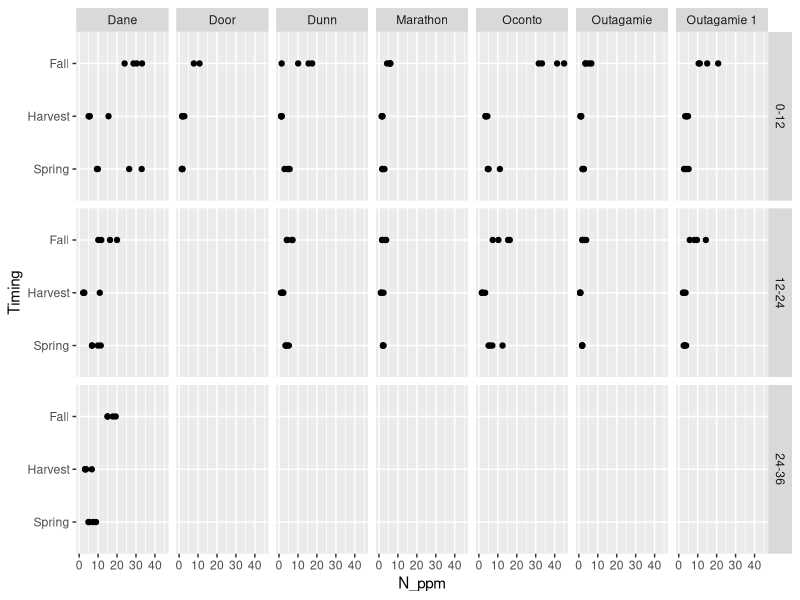
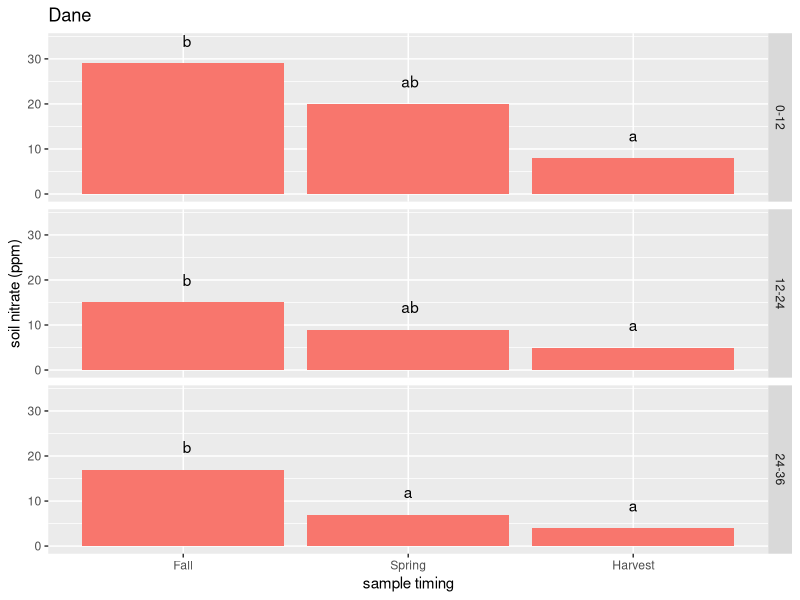

Write R code to recreate these figures, in order.
## ---- chunk 1
library(ggplot2)
library(tidyverse)
library(dplyr)
library(emmeans)
library(lme4)
library(lmerTest)
library(multcomp)
## ---- chunk 2
getwd()
data1= read.csv(file="Season_nitrate.csv")

data1 = data1 %>%
  mutate(Rep= as.factor(Rep))

str(data1)
## ---- chunk 3
data1 = data1 %>%
  mutate(Timing = fct_recode(Timing,
                    "Fall" = "PP",
                    "Spring" = "GU",
                    "Harvest" = "PH"))

order = c("Fall", "Fall", "Fall", "Spring", "Spring", "Spring", "Harvest", "Harvest", "Harvest")
## ---- chunk 4
data1 %>%
  ggplot(aes(x = Timing, y = N_ppm)) +
  geom_point() +
  facet_grid(rows = vars(Depth), cols = vars(County)) +
  coord_flip()
## ---- chunk 5
#Dane = lmer(N_ppm ~ Timing*Depth + (1|Rep), data = (filter(data1, County == "Dane")))

#anova(Dane)
## ---- chunk 6
Dane12 = lmer(N_ppm ~ Timing + (1|Rep), data = (filter(data1, County == "Dane", Depth == "0-12")))
Dane24 = lmer(N_ppm ~ Timing + (1|Rep), data = (filter(data1, County == "Dane", Depth == "12-24")))
Dane36 = lmer(N_ppm ~ Timing + (1|Rep), data = (filter(data1, County == "Dane", Depth == "24-36")))
## ---- chunk 7
anova(Dane12)
#significant differences based on timing

anova(Dane24)
#significant differences based on timing

anova(Dane36)
#significant differences based on timing
## ---- chunk 8
Dane12_means = lsmeans(Dane12, ~ Timing, contr= "pairwise", adjust= "none")
Dane24_means = lsmeans(Dane24, ~ Timing, contr= "pairwise", adjust= "none")
Dane36_means = lsmeans(Dane36, ~ Timing, contr= "pairwise", adjust= "none")

Dane12_CLD = cld(Dane12_means$lsmeans,alpha=0.05, Letters=letters, sort=FALSE, reverse=FALSE)
Dane24_CLD = cld(Dane24_means$lsmeans,alpha=0.05, Letters=letters, sort=FALSE, reverse=FALSE)
Dane36_CLD = cld(Dane36_means$lsmeans,alpha=0.05, Letters=letters, sort=FALSE, reverse=FALSE)
## ---- chunk 9
Dane12_CLD = Dane12_CLD %>%
  mutate(Depth = "0-12")

Dane24_CLD = Dane24_CLD %>%
  mutate(Depth = "12-24") 

Dane36_CLD = Dane36_CLD %>%
  mutate(Depth = "24-36")

Dane_CLD = rbind(Dane12_CLD, Dane24_CLD, Dane36_CLD)

Dane_CLD = as_tibble(Dane_CLD) %>% 
  rename(N_ppm = lsmean) %>%
  mutate(N_ppm = round(N_ppm,0),
         Timing = factor(Timing, c("Fall", "Spring", "Harvest")),
         Depth = factor(Depth, c("0-12", "12-24", "24-36")))
## ---- chunk 10
Dane_N_PPM = Dane_CLD %>%
  ggplot(aes(x= Timing, y= N_ppm)) +
  geom_col(aes(fill= "red")) +
  geom_text(aes(label = .group), nudge_y = 5) +
  facet_grid(rows = vars(Depth)) +
  labs(title = "Dane", x = "sample timing", y = "soil nitrate (ppm)") +
  theme(legend.position = "none")
  

Dane_N_PPM
